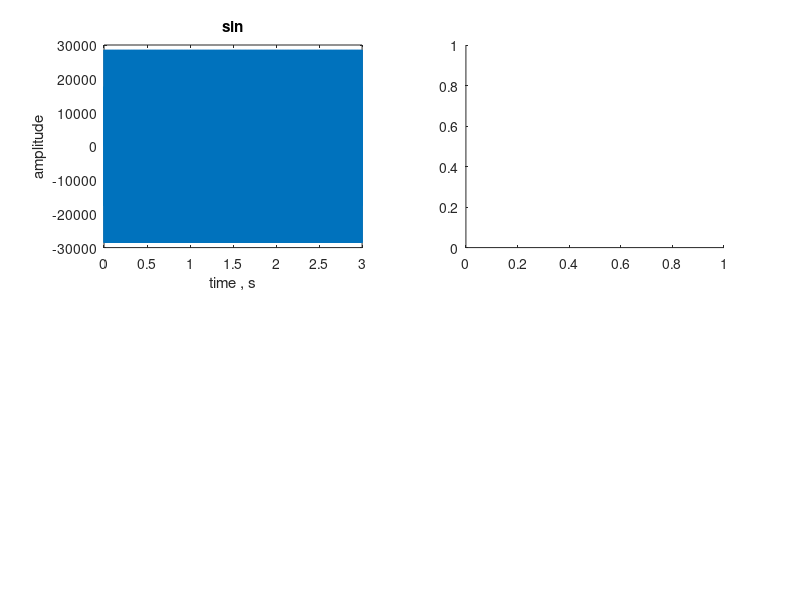

Source code (MATLAB): (Note: this script raises an error after producing the figure.)
clc;
clear all;
close all;

%% синусиода

fs = 2500;  %частота дискретизации
A = 30000;  %амплитуда
f_sin = 1000;   %частота синусоиды

T = 3; %длительность 
t = 0:1/fs:T; %время


signal = A * sin(2*pi*f_sin*t);
signal = int16(signal);

%% графики

n = length(signal);
f = 1 / T * (0 : floor(n / 2) - 1); %

subplot(2,2,1), plot(t, signal);
xlabel("time , s");
ylabel("amplitude");
title("sin");

subplot(2,2,2), plot (f , abs(spectr(signal)));
xlabel("frequency , Hz");
ylabel("amplitude");
title("sin");
%% запись

audiowrite('sin.wav', signal, fs);

%% клиппинг

cut = 20000;
clipped_signal = signal;
%plot(t, x);

clipped_signal(clipped_signal > cut) = cut;
clipped_signal(clipped_signal < -cut) = -cut;

audiowrite('clipped_sin.wav', signal, fs);

%% графики

subplot(2,2,3), plot(t, clipped_signal);
xlabel("time , s");
ylabel("amplitude");
title("clipped sin");

subplot(2,2,4), plot (f , abs(spectr(clipped_signal)));
xlabel("frequency , Hz");
ylabel("amplitude");
title("clipped sin");

function spectr = spectr (signal)
n = length(signal);
fourier = fft(signal) / n;
spectr = fourier(1 : floor(n / 2));
end
 
% Вопросы и замечания:
% 1) Почему задано такое значание амплитуды (строка 8)?
% 2) Зачем нужна строка 16?
% 3) Отсутствует анализ характеристик клиппированного сигнала.


% 1) чтобы реализовать клипинг задавал значения сигнала в int16 (так как по
% умолчанию сигнал double, клипируется при амплитуде > 1)
% 2) при таком задании амплитуда 3 - очень тихая, взял 30000
% 3) добавлено, при клиппинге появляется дополнительная частота 500 hz


